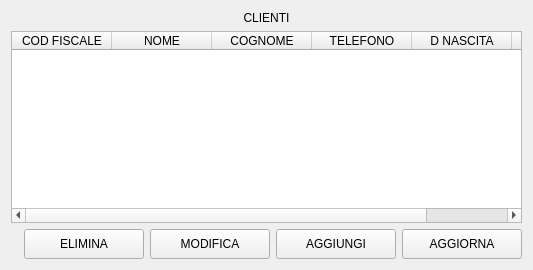
               <widget class="QWidget" name="page_cliente">
                <property name="enabled">
                 <bool>true</bool>
                </property>
                <layout class="QVBoxLayout" name="verticalLayout_15">
                 <item>
                  <layout class="QVBoxLayout" name="verticalLayout_14">
                   <item>
                    <widget class="QLabel" name="label_19">
                     <property name="text">
                      <string>CLIENTI</string>
                     </property>
                     <property name="alignment">
                      <set>Qt::AlignCenter</set>
                     </property>
                    </widget>
                   </item>
                   <item>
                    <widget class="QTableWidget" name="tabella_clienti">
                     <column>
                      <property name="text">
                       <string>COD FISCALE</string>
                      </property>
                     </column>
                     <column>
                      <property name="text">
                       <string>NOME</string>
                      </property>
                     </column>
                     <column>
                      <property name="text">
                       <string>COGNOME</string>
                      </property>
                     </column>
                     <column>
                      <property name="text">
                       <string>TELEFONO</string>
                      </property>
                     </column>
                     <column>
                      <property name="text">
                       <string>D NASCITA</string>
                      </property>
                     </column>
                     <column>
                      <property name="text">
                       <string>P ACQUISTATI</string>
                      </property>
                     </column>
                    </widget>
                   </item>
                   <item>
                    <layout class="QHBoxLayout" name="horizontalLayout_12">
                     <item>
                      <spacer name="horizontalSpacer_10">
                       <property name="orientation">
                        <enum>Qt::Horizontal</enum>
                       </property>
                       <property name="sizeHint" stdset="0">
                        <size>
                         <width>13</width>
                         <height>20</height>
                        </size>
                       </property>
                      </spacer>
                     </item>
                     <item>
                      <widget class="QPushButton" name="bt_elimina_cliente">
                       <property name="minimumSize">
                        <size>
                         <width>120</width>
                         <height>30</height>
                        </size>
                       </property>
                       <property name="text">
                        <string>ELIMINA</string>
                       </property>
                      </widget>
                     </item>
                     <item>
                      <widget class="QPushButton" name="bt_modifica_cliente">
                       <property name="minimumSize">
                        <size>
                         <width>120</width>
                         <height>30</height>
                        </size>
                       </property>
                       <property name="text">
                        <string>MODIFICA</string>
                       </property>
                      </widget>
                     </item>
                     <item>
                      <widget class="QPushButton" name="bt_aggiungi_cliente">
                       <property name="minimumSize">
                        <size>
                         <width>120</width>
                         <height>30</height>
                        </size>
                       </property>
                       <property name="text">
                        <string>AGGIUNGI</string>
                       </property>
                      </widget>
                     </item>
                     <item>
                      <widget class="QPushButton" name="bt_aggiorna_clienti">
                       <property name="minimumSize">
                        <size>
                         <width>120</width>
                         <height>30</height>
                        </size>
                       </property>
                       <property name="text">
                        <string>AGGIORNA</string>
                       </property>
                      </widget>
                     </item>
                    </layout>
                   </item>
                  </layout>
                 </item>
                </layout>
               </widget>
